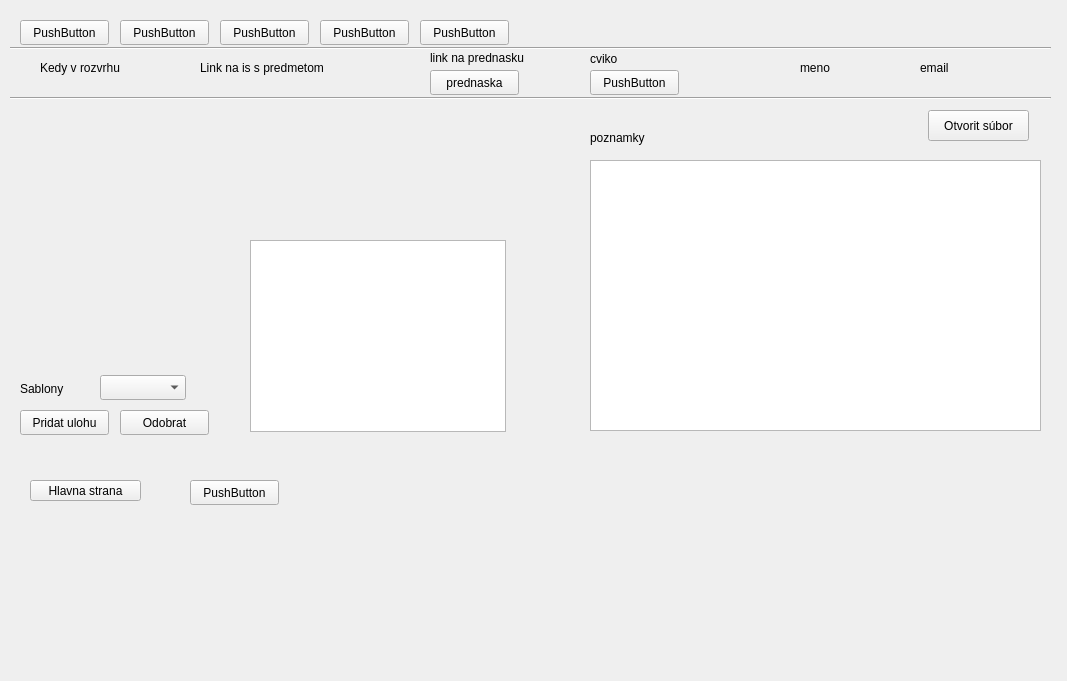
<?xml version="1.0" encoding="UTF-8"?>
<ui version="4.0">
 <class>Form</class>
 <widget class="QWidget" name="Form">
  <property name="geometry">
   <rect>
    <x>0</x>
    <y>0</y>
    <width>1067</width>
    <height>681</height>
   </rect>
  </property>
  <property name="windowTitle">
   <string>Form</string>
  </property>
  <widget class="QStackedWidget" name="stackedWidget">
   <property name="geometry">
    <rect>
     <x>10</x>
     <y>10</y>
     <width>1045</width>
     <height>668</height>
    </rect>
   </property>
   <property name="currentIndex">
    <number>1</number>
   </property>
   <widget class="QWidget" name="page">
    <widget class="QLabel" name="label_5">
     <property name="geometry">
      <rect>
       <x>870</x>
       <y>190</y>
       <width>71</width>
       <height>31</height>
      </rect>
     </property>
     <property name="styleSheet">
      <string notr="true"/>
     </property>
     <property name="text">
      <string>15</string>
     </property>
    </widget>
    <widget class="QProgressBar" name="progressBar">
     <property name="enabled">
      <bool>true</bool>
     </property>
     <property name="geometry">
      <rect>
       <x>10</x>
       <y>70</y>
       <width>118</width>
       <height>23</height>
      </rect>
     </property>
     <property name="value">
      <number>24</number>
     </property>
    </widget>
    <widget class="QLabel" name="label_3">
     <property name="geometry">
      <rect>
       <x>870</x>
       <y>60</y>
       <width>67</width>
       <height>17</height>
      </rect>
     </property>
     <property name="text">
      <string>Čas</string>
     </property>
    </widget>
    <widget class="QTextEdit" name="newItemToDo">
     <property name="geometry">
      <rect>
       <x>330</x>
       <y>520</y>
       <width>161</width>
       <height>31</height>
      </rect>
     </property>
    </widget>
    <widget class="QPushButton" name="saveEvent">
     <property name="geometry">
      <rect>
       <x>870</x>
       <y>160</y>
       <width>89</width>
       <height>25</height>
      </rect>
     </property>
     <property name="text">
      <string>Ulozit</string>
     </property>
    </widget>
    <widget class="QLabel" name="subject5">
     <property name="geometry">
      <rect>
       <x>10</x>
       <y>290</y>
       <width>67</width>
       <height>17</height>
      </rect>
     </property>
     <property name="text">
      <string>VAVA</string>
     </property>
    </widget>
    <widget class="QLabel" name="subject3">
     <property name="geometry">
      <rect>
       <x>10</x>
       <y>170</y>
       <width>67</width>
       <height>17</height>
      </rect>
     </property>
     <property name="text">
      <string>PSI</string>
     </property>
    </widget>
    <widget class="QLabel" name="subject4">
     <property name="geometry">
      <rect>
       <x>10</x>
       <y>230</y>
       <width>81</width>
       <height>16</height>
      </rect>
     </property>
     <property name="text">
      <string>Bezpečnost</string>
     </property>
    </widget>
    <widget class="QPushButton" name="addSubject">
     <property name="geometry">
      <rect>
       <x>10</x>
       <y>380</y>
       <width>131</width>
       <height>21</height>
      </rect>
     </property>
     <property name="text">
      <string>Sekcia predmetov</string>
     </property>
    </widget>
    <widget class="QLabel" name="label_2">
     <property name="geometry">
      <rect>
       <x>290</x>
       <y>250</y>
       <width>131</width>
       <height>16</height>
      </rect>
     </property>
     <property name="text">
      <string>Najbližšie nás čaká: </string>
     </property>
    </widget>
    <widget class="QCalendarWidget" name="cal">
     <property name="geometry">
      <rect>
       <x>280</x>
       <y>0</y>
       <width>581</width>
       <height>221</height>
      </rect>
     </property>
    </widget>
    <widget class="QProgressBar" name="progressBar_4">
     <property name="geometry">
      <rect>
       <x>10</x>
       <y>250</y>
       <width>118</width>
       <height>23</height>
      </rect>
     </property>
     <property name="value">
      <number>24</number>
     </property>
    </widget>
    <widget class="QTextEdit" name="text_event">
     <property name="geometry">
      <rect>
       <x>870</x>
       <y>20</y>
       <width>171</width>
       <height>31</height>
      </rect>
     </property>
    </widget>
    <widget class="QLabel" name="subject2">
     <property name="enabled">
      <bool>true</bool>
     </property>
     <property name="geometry">
      <rect>
       <x>10</x>
       <y>110</y>
       <width>67</width>
       <height>17</height>
      </rect>
     </property>
     <property name="text">
      <string>Databazy</string>
     </property>
    </widget>
    <widget class="QTextEdit" name="text_event_2">
     <property name="geometry">
      <rect>
       <x>870</x>
       <y>80</y>
       <width>171</width>
       <height>31</height>
      </rect>
     </property>
    </widget>
    <widget class="QComboBox" name="comboBox">
     <property name="geometry">
      <rect>
       <x>870</x>
       <y>120</y>
       <width>181</width>
       <height>31</height>
      </rect>
     </property>
    </widget>
    <widget class="QLabel" name="label_4">
     <property name="geometry">
      <rect>
       <x>870</x>
       <y>0</y>
       <width>67</width>
       <height>17</height>
      </rect>
     </property>
     <property name="text">
      <string>Akcia</string>
     </property>
    </widget>
    <widget class="QLabel" name="progress">
     <property name="geometry">
      <rect>
       <x>20</x>
       <y>0</y>
       <width>71</width>
       <height>21</height>
      </rect>
     </property>
     <property name="text">
      <string>Predmety</string>
     </property>
    </widget>
    <widget class="QPushButton" name="pushButton_2">
     <property name="geometry">
      <rect>
       <x>500</x>
       <y>560</y>
       <width>81</width>
       <height>31</height>
      </rect>
     </property>
     <property name="text">
      <string>Odstanit</string>
     </property>
    </widget>
    <widget class="QPushButton" name="pushButton">
     <property name="geometry">
      <rect>
       <x>500</x>
       <y>520</y>
       <width>81</width>
       <height>31</height>
      </rect>
     </property>
     <property name="text">
      <string>Pridať </string>
     </property>
    </widget>
    <widget class="QLabel" name="subject1">
     <property name="geometry">
      <rect>
       <x>10</x>
       <y>50</y>
       <width>67</width>
       <height>17</height>
      </rect>
     </property>
     <property name="text">
      <string>subject1</string>
     </property>
    </widget>
    <widget class="QLabel" name="label_6">
     <property name="geometry">
      <rect>
       <x>330</x>
       <y>560</y>
       <width>161</width>
       <height>31</height>
      </rect>
     </property>
     <property name="text">
      <string>Červené sa vymažú</string>
     </property>
    </widget>
    <widget class="Line" name="line">
     <property name="geometry">
      <rect>
       <x>260</x>
       <y>-20</y>
       <width>20</width>
       <height>651</height>
      </rect>
     </property>
     <property name="orientation">
      <enum>Qt::Vertical</enum>
     </property>
    </widget>
    <widget class="QProgressBar" name="progressBar_5">
     <property name="geometry">
      <rect>
       <x>10</x>
       <y>310</y>
       <width>118</width>
       <height>23</height>
      </rect>
     </property>
     <property name="value">
      <number>24</number>
     </property>
    </widget>
    <widget class="QProgressBar" name="progressBar_2">
     <property name="geometry">
      <rect>
       <x>10</x>
       <y>130</y>
       <width>118</width>
       <height>23</height>
      </rect>
     </property>
     <property name="value">
      <number>24</number>
     </property>
    </widget>
    <widget class="QLabel" name="nearestEvent_label">
     <property name="geometry">
      <rect>
       <x>430</x>
       <y>250</y>
       <width>421</width>
       <height>16</height>
      </rect>
     </property>
     <property name="text">
      <string>TextLabel</string>
     </property>
    </widget>
    <widget class="QListWidget" name="listWidget">
     <property name="geometry">
      <rect>
       <x>330</x>
       <y>320</y>
       <width>256</width>
       <height>192</height>
      </rect>
     </property>
    </widget>
    <widget class="QProgressBar" name="progressBar_3">
     <property name="geometry">
      <rect>
       <x>10</x>
       <y>190</y>
       <width>118</width>
       <height>23</height>
      </rect>
     </property>
     <property name="value">
      <number>24</number>
     </property>
    </widget>
    <widget class="QLabel" name="label_7">
     <property name="geometry">
      <rect>
       <x>950</x>
       <y>200</y>
       <width>67</width>
       <height>17</height>
      </rect>
     </property>
     <property name="text">
      <string>Akcia</string>
     </property>
    </widget>
   </widget>
   <widget class="QWidget" name="page_2">
    <widget class="QPushButton" name="button_mainPage">
     <property name="geometry">
      <rect>
       <x>20</x>
       <y>470</y>
       <width>111</width>
       <height>21</height>
      </rect>
     </property>
     <property name="text">
      <string>Hlavna strana</string>
     </property>
    </widget>
    <widget class="QPushButton" name="pushButton_6">
     <property name="geometry">
      <rect>
       <x>180</x>
       <y>470</y>
       <width>89</width>
       <height>25</height>
      </rect>
     </property>
     <property name="text">
      <string>PushButton</string>
     </property>
    </widget>
    <widget class="QPushButton" name="button_prednaska_link">
     <property name="geometry">
      <rect>
       <x>420</x>
       <y>60</y>
       <width>89</width>
       <height>25</height>
      </rect>
     </property>
     <property name="text">
      <string>prednaska</string>
     </property>
    </widget>
    <widget class="QLabel" name="label">
     <property name="geometry">
      <rect>
       <x>910</x>
       <y>50</y>
       <width>67</width>
       <height>16</height>
      </rect>
     </property>
     <property name="text">
      <string>email</string>
     </property>
    </widget>
    <widget class="QLabel" name="label_14">
     <property name="geometry">
      <rect>
       <x>420</x>
       <y>40</y>
       <width>121</width>
       <height>16</height>
      </rect>
     </property>
     <property name="text">
      <string>link na prednasku</string>
     </property>
    </widget>
    <widget class="QLabel" name="label_13">
     <property name="geometry">
      <rect>
       <x>580</x>
       <y>120</y>
       <width>71</width>
       <height>16</height>
      </rect>
     </property>
     <property name="text">
      <string>poznamky</string>
     </property>
    </widget>
    <widget class="QPushButton" name="pushButton_4">
     <property name="geometry">
      <rect>
       <x>110</x>
       <y>400</y>
       <width>89</width>
       <height>25</height>
      </rect>
     </property>
     <property name="text">
      <string>Odobrat</string>
     </property>
    </widget>
    <widget class="QTextEdit" name="textEdit">
     <property name="geometry">
      <rect>
       <x>580</x>
       <y>150</y>
       <width>451</width>
       <height>271</height>
      </rect>
     </property>
    </widget>
    <widget class="QLabel" name="label_15">
     <property name="geometry">
      <rect>
       <x>580</x>
       <y>40</y>
       <width>67</width>
       <height>17</height>
      </rect>
     </property>
     <property name="text">
      <string>cviko</string>
     </property>
    </widget>
    <widget class="QListWidget" name="listWidget_2">
     <property name="geometry">
      <rect>
       <x>240</x>
       <y>230</y>
       <width>256</width>
       <height>192</height>
      </rect>
     </property>
    </widget>
    <widget class="QLabel" name="label_9">
     <property name="geometry">
      <rect>
       <x>20</x>
       <y>70</y>
       <width>67</width>
       <height>17</height>
      </rect>
     </property>
     <property name="text">
      <string/>
     </property>
    </widget>
    <widget class="QPushButton" name="pushButton_3">
     <property name="geometry">
      <rect>
       <x>10</x>
       <y>400</y>
       <width>89</width>
       <height>25</height>
      </rect>
     </property>
     <property name="text">
      <string>Pridat ulohu</string>
     </property>
    </widget>
    <widget class="Line" name="line_2">
     <property name="geometry">
      <rect>
       <x>0</x>
       <y>80</y>
       <width>1041</width>
       <height>16</height>
      </rect>
     </property>
     <property name="orientation">
      <enum>Qt::Horizontal</enum>
     </property>
    </widget>
    <widget class="QLabel" name="label_12">
     <property name="geometry">
      <rect>
       <x>10</x>
       <y>370</y>
       <width>67</width>
       <height>17</height>
      </rect>
     </property>
     <property name="text">
      <string>Sablony</string>
     </property>
    </widget>
    <widget class="QLabel" name="label_10">
     <property name="geometry">
      <rect>
       <x>30</x>
       <y>50</y>
       <width>111</width>
       <height>16</height>
      </rect>
     </property>
     <property name="text">
      <string>Kedy v rozvrhu</string>
     </property>
    </widget>
    <widget class="QLabel" name="label_8">
     <property name="geometry">
      <rect>
       <x>790</x>
       <y>50</y>
       <width>67</width>
       <height>16</height>
      </rect>
     </property>
     <property name="text">
      <string>meno</string>
     </property>
    </widget>
    <widget class="QPushButton" name="button_cviko_link">
     <property name="geometry">
      <rect>
       <x>580</x>
       <y>60</y>
       <width>89</width>
       <height>25</height>
      </rect>
     </property>
     <property name="text">
      <string>PushButton</string>
     </property>
    </widget>
    <widget class="QComboBox" name="comboBox_2">
     <property name="geometry">
      <rect>
       <x>90</x>
       <y>365</y>
       <width>86</width>
       <height>25</height>
      </rect>
     </property>
    </widget>
    <widget class="QLabel" name="label_11">
     <property name="geometry">
      <rect>
       <x>190</x>
       <y>50</y>
       <width>161</width>
       <height>16</height>
      </rect>
     </property>
     <property name="text">
      <string>Link na is s predmetom</string>
     </property>
    </widget>
    <widget class="Line" name="line_3">
     <property name="geometry">
      <rect>
       <x>0</x>
       <y>30</y>
       <width>1041</width>
       <height>16</height>
      </rect>
     </property>
     <property name="orientation">
      <enum>Qt::Horizontal</enum>
     </property>
    </widget>
    <widget class="QPushButton" name="pushButton_5">
     <property name="geometry">
      <rect>
       <x>10</x>
       <y>10</y>
       <width>89</width>
       <height>25</height>
      </rect>
     </property>
     <property name="text">
      <string>PushButton</string>
     </property>
    </widget>
    <widget class="QPushButton" name="pushButton_7">
     <property name="geometry">
      <rect>
       <x>110</x>
       <y>10</y>
       <width>89</width>
       <height>25</height>
      </rect>
     </property>
     <property name="text">
      <string>PushButton</string>
     </property>
    </widget>
    <widget class="QPushButton" name="pushButton_8">
     <property name="geometry">
      <rect>
       <x>210</x>
       <y>10</y>
       <width>89</width>
       <height>25</height>
      </rect>
     </property>
     <property name="text">
      <string>PushButton</string>
     </property>
    </widget>
    <widget class="QPushButton" name="pushButton_9">
     <property name="geometry">
      <rect>
       <x>310</x>
       <y>10</y>
       <width>89</width>
       <height>25</height>
      </rect>
     </property>
     <property name="text">
      <string>PushButton</string>
     </property>
    </widget>
    <widget class="QPushButton" name="pushButton_10">
     <property name="geometry">
      <rect>
       <x>410</x>
       <y>10</y>
       <width>89</width>
       <height>25</height>
      </rect>
     </property>
     <property name="text">
      <string>PushButton</string>
     </property>
    </widget>
    <widget class="QPushButton" name="open_file">
     <property name="geometry">
      <rect>
       <x>918</x>
       <y>100</y>
       <width>101</width>
       <height>31</height>
      </rect>
     </property>
     <property name="text">
      <string>Otvorit súbor</string>
     </property>
    </widget>
   </widget>
  </widget>
 </widget>
 <resources/>
 <connections/>
</ui>
